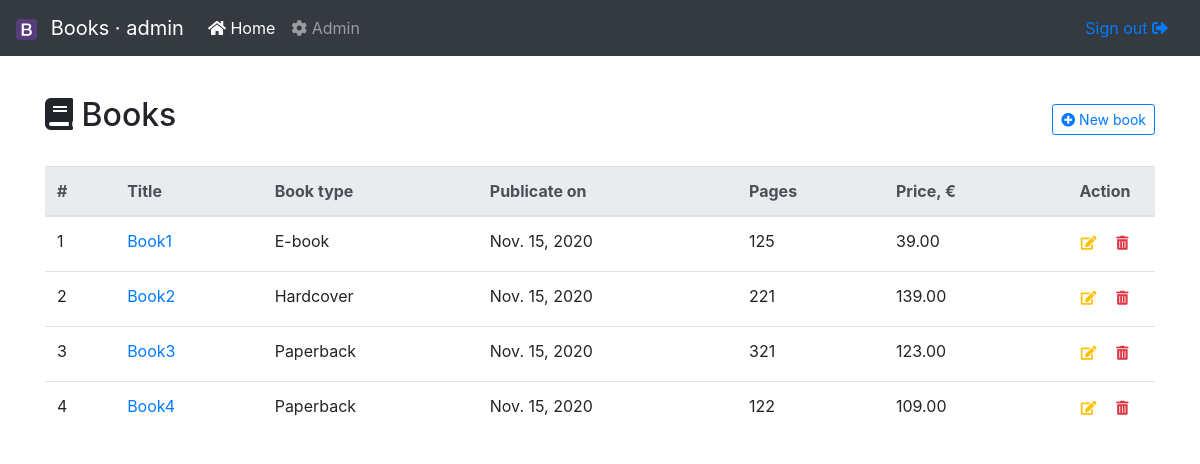
Page /books/ (signed in) on the earlier database version.
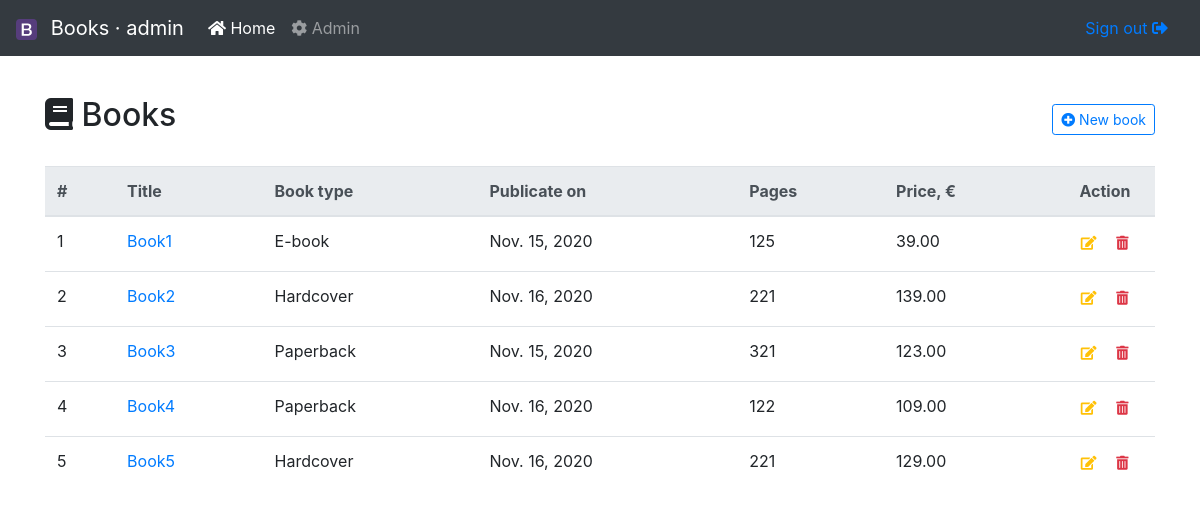
Same page on the later database version.
### books/models.py (models this page shows, shortened)
class Book(models.Model):
    HARDCOVER = 1
    PAPERBACK = 2
    EBOOK = 3
    BOOK_TYPES = (
        (HARDCOVER, 'Hardcover'),
        (PAPERBACK, 'Paperback'),
        (EBOOK, 'E-book'),
    )
    title = models.CharField(max_length=50, verbose_name='Title')
    publication_date = models.DateField(null=True, verbose_name='Publicate on')
    price = models.DecimalField(max_digits=5, decimal_places=2, verbose_name='Price, €')
    pages = models.IntegerField(blank=True, null=True, verbose_name='Pages')
    book_type = models.PositiveSmallIntegerField(choices=BOOK_TYPES, verbose_name='Book type')
    class Meta:
        verbose_name = 'Book'
        verbose_name_plural = 'Books'

### books/views.py (the view)
# urls.py: path('books/', books_list, name='books-list'),
@login_required
def books_list(request):
    books = Book.objects.all()
    context = {"title": "Books", "object_list": books}
    return render(request, 'books.html', context)

### books/templatetags/cms.py (called while the page is built)
@register.filter(name='object_verbose_name')
def get_object_verbose_name(object):
    if hasattr(object, 'model'):
        object = object.model
    return object._meta.verbose_name

@register.simple_tag
def get_field_verbose_name(object, field):
    if hasattr(object, 'model'):
        object = object.model
    return object._meta.get_field(field).verbose_name

### templates/books.html (shortened to what this page needs)
{% extends 'layouts/base.html' %}
{% load cms %}
{% block content %}
{% with object_list as books %}
  <div class="d-flex justify-content-between flex-wrap flex-md-nowrap align-items-center pt-3 pb-2 mb-3">
      <h1 class="h2"><i class="fas fa-book"></i> {{ title }}</i></h1>
      <div class="btn-toolbar mb-2 mb-md-0">
          <a class="btn btn-sm btn-outline-primary js-load-form" href="{% url 'books:book-create' %}">
          <i class="fas fa-plus-circle"></i> New {{ books|object_verbose_name|lower }}</a>
      </div>
  </div>
  <table class="table table-hover" id="ajax-table">
    <thead class="thead-light">
      <tr>
        <th>#</th>
        <th>{{ books|field_verbose_name:'title' }}</th>
        <th>{{ books|field_verbose_name:'book_type' }}</th>
        <th>{{ books|field_verbose_name:'publication_date' }}</th>
        <th>{{ books|field_verbose_name:'pages' }}</th>
        <th>{{ books|field_verbose_name:'price' }}</th>
        <th scope="col" class="crud-column">Action</th>
      </tr>
    </thead>
    <tbody>
      {% include 'books_list.html' %}
    </tbody>
  </table>
{% endwith %}
{% endblock %}

### templates/books_list.html (shortened to what this page needs)
{% load cms %}
{% for book in object_list %}
<tr>
    <td>{{ forloop.counter }}</td>
    <td><a href="{% url 'books:leads-list' book.pk %}" title="Leads">{{ book.title }}</a></td>
    <td>{{ book.get_book_type_display }}</td>
    <td>{{ book.publication_date }}</td>
    <td>{{ book.pages }}</td>
    <td>{{ book.price }}</td>
    <td class="crud-column">
        <a href="{% url 'books:book-update' book.pk %}"
            class="btn btn-outline-warning btn-sm btn-circle btn-noborder js-load-form" title="Edit">
            <i class="fa fa-edit"></i></a>
        <a href="{% url 'books:book-delete' book.pk %}"
            class="btn btn-outline-danger btn-sm btn-circle btn-noborder js-load-form" title="Delete">
            <i class="fa fa-trash-alt"></i></a>
    </td>
</tr>
{% empty %}
<tr>
    <td colspan="7" class="text-center bg-warning">No {{ book|object_verbose_name|lower }}</td>
</tr>
{% endfor %}

Differences in the rows shown:
changed Book "Book2": publication_date "Nov. 15, 2020" → "Nov. 16, 2020"
changed Book "Book4": publication_date "Nov. 15, 2020" → "Nov. 16, 2020"
added Book: title "Book5", book_type "Hardcover", publication_date "Nov. 16, 2020", pages "221", price "129.00"
